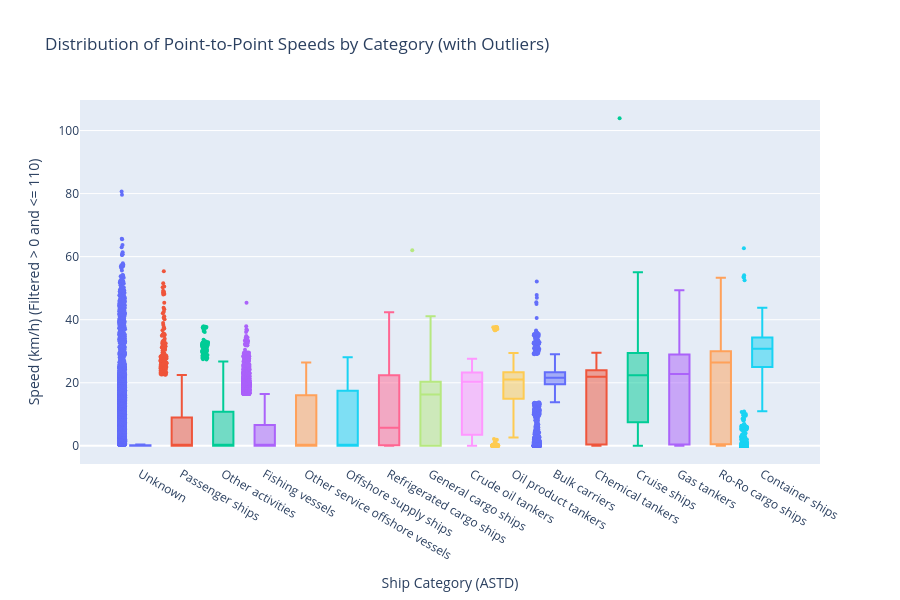

The notebook cell saved with this chart:
### Code cell
import plotly.graph_objects as go
import pandas as pd
import numpy as np
import track_builder as tb
from track_builder.core.track_helpers import _compute_speed_kmh_between_rows, to_ts


# Make sure 'df' is your main astd_data DataFrame,
# loaded with all necessary columns (e.g., from config.ASTD_USEFUL_COLS)

# 1. Get the raw speed data
# n_per_day=20: We sample 20 speed points per ship per day.
# This is to make plotting feasible.
print("Computing all point-to-point speeds (this may take a minute)...")
speeds_df = tb.core.track_helpers.get_all_point_to_point_speeds(df, n_per_day=20) 
print(f"Calculation complete. Found {len(speeds_df)} valid speed points.")

# 2. Create the box plot
fig = go.Figure()

# Sort categories by their median speed for a cleaner plot
if not speeds_df.empty:
    # Ensure 'astd_cat' is treated as a string for grouping
    speeds_df['astd_cat'] = speeds_df['astd_cat'].astype(str)
    categories = speeds_df.groupby('astd_cat')['speed_kmh'].median().sort_values().index
else:
    categories = []
    print("Warning: No speed data found to plot.")

for cat in categories:
    fig.add_trace(go.Box(
        y=speeds_df[speeds_df['astd_cat'] == cat]['speed_kmh'],
        name=cat,
        boxpoints='outliers', # This is the key: show *only* outlier points
        jitter=0.3,
        pointpos=-1.8,
        marker=dict(size=4)
    ))

fig.update_layout(
    title="Distribution of Point-to-Point Speeds by Category (with Outliers)",
    yaxis_title="Speed (km/h) (Filtered > 0 and <= 110)",
    xaxis_title="Ship Category (ASTD)",
    height=600,
    showlegend=False,
    # Order the x-axis by the median speed we calculated
    xaxis=dict(
        categoryorder='array', 
        categoryarray=categories
    ) 
)

fig.show()

### Figure 1 — Plotly figure (JSON) as saved in the notebook; plotly's stock layout.template omitted (floating-point values rounded to 4 significant figures; data arrays with more than 128 entries replaced by an {"elided": "..."} marker saying what was removed)
{"data": [{"boxpoints": "outliers", "jitter": 0.3, "marker": {"size": 4}, "name": "Unknown", "pointpos": -1.8, "type": "box", "y": {"elided": "26744 float values"}}, {"boxpoints": "outliers", "jitter": 0.3, "marker": {"size": 4}, "name": "Passenger ships", "pointpos": -1.8, "type": "box", "y": {"elided": "1813 float values"}}, {"boxpoints": "outliers", "jitter": 0.3, "marker": {"size": 4}, "name": "Other activities", "pointpos": -1.8, "type": "box", "y": {"elided": "6841 float values"}}, {"boxpoints": "outliers", "jitter": 0.3, "marker": {"size": 4}, "name": "Fishing vessels", "pointpos": -1.8, "type": "box", "y": {"elided": "15889 float values"}}, {"boxpoints": "outliers", "jitter": 0.3, "marker": {"size": 4}, "name": "Other service offshore vessels", "pointpos": -1.8, "type": "box", "y": {"elided": "660 float values"}}, {"boxpoints": "outliers", "jitter": 0.3, "marker": {"size": 4}, "name": "Offshore supply ships", "pointpos": -1.8, "type": "box", "y": {"elided": "1376 float values"}}, {"boxpoints": "outliers", "jitter": 0.3, "marker": {"size": 4}, "name": "Refrigerated cargo ships", "pointpos": -1.8, "type": "box", "y": {"elided": "1066 float values"}}, {"boxpoints": "outliers", "jitter": 0.3, "marker": {"size": 4}, "name": "General cargo ships", "pointpos": -1.8, "type": "box", "y": {"elided": "11007 float values"}}, {"boxpoints": "outliers", "jitter": 0.3, "marker": {"size": 4}, "name": "Crude oil tankers", "pointpos": -1.8, "type": "box", "y": {"elided": "1000 float values"}}, {"boxpoints": "outliers", "jitter": 0.3, "marker": {"size": 4}, "name": "Oil product tankers", "pointpos": -1.8, "type": "box", "y": {"elided": "672 float values"}}, {"boxpoints": "outliers", "jitter": 0.3, "marker": {"size": 4}, "name": "Bulk carriers", "pointpos": -1.8, "type": "box", "y": {"elided": "10348 float values"}}, {"boxpoints": "outliers", "jitter": 0.3, "marker": {"size": 4}, "name": "Chemical tankers", "pointpos": -1.8, "type": "box", "y": {"elided": "2739 float values"}}, {"boxpoints": "outliers", "jitter": 0.3, "marker": {"size": 4}, "name": "Cruise ships", "pointpos": -1.8, "type": "box", "y": {"elided": "1972 float values"}}, {"boxpoints": "outliers", "jitter": 0.3, "marker": {"size": 4}, "name": "Gas tankers", "pointpos": -1.8, "type": "box", "y": {"elided": "981 float values"}}, {"boxpoints": "outliers", "jitter": 0.3, "marker": {"size": 4}, "name": "Ro-Ro cargo ships", "pointpos": -1.8, "type": "box", "y": {"elided": "2171 float values"}}, {"boxpoints": "outliers", "jitter": 0.3, "marker": {"size": 4}, "name": "Container ships", "pointpos": -1.8, "type": "box", "y": {"elided": "5475 float values"}}], "layout": {"height": 600, "showlegend": false, "title": {"text": "Distribution of Point-to-Point Speeds by Category (with Outliers)"}, "xaxis": {"categoryarray": ["Unknown", "Passenger ships", "Other activities", "Fishing vessels", "Other service offshore vessels", "Offshore supply ships", "Refrigerated cargo ships", "General cargo ships", "Crude oil tankers", "Oil product tankers", "Bulk carriers", "Chemical tankers", "Cruise ships", "Gas tankers", "Ro-Ro cargo ships", "Container ships"], "categoryorder": "array", "title": {"text": "Ship Category (ASTD)"}}, "yaxis": {"title": {"text": "Speed (km/h) (Filtered > 0 and <= 110)"}}}}
